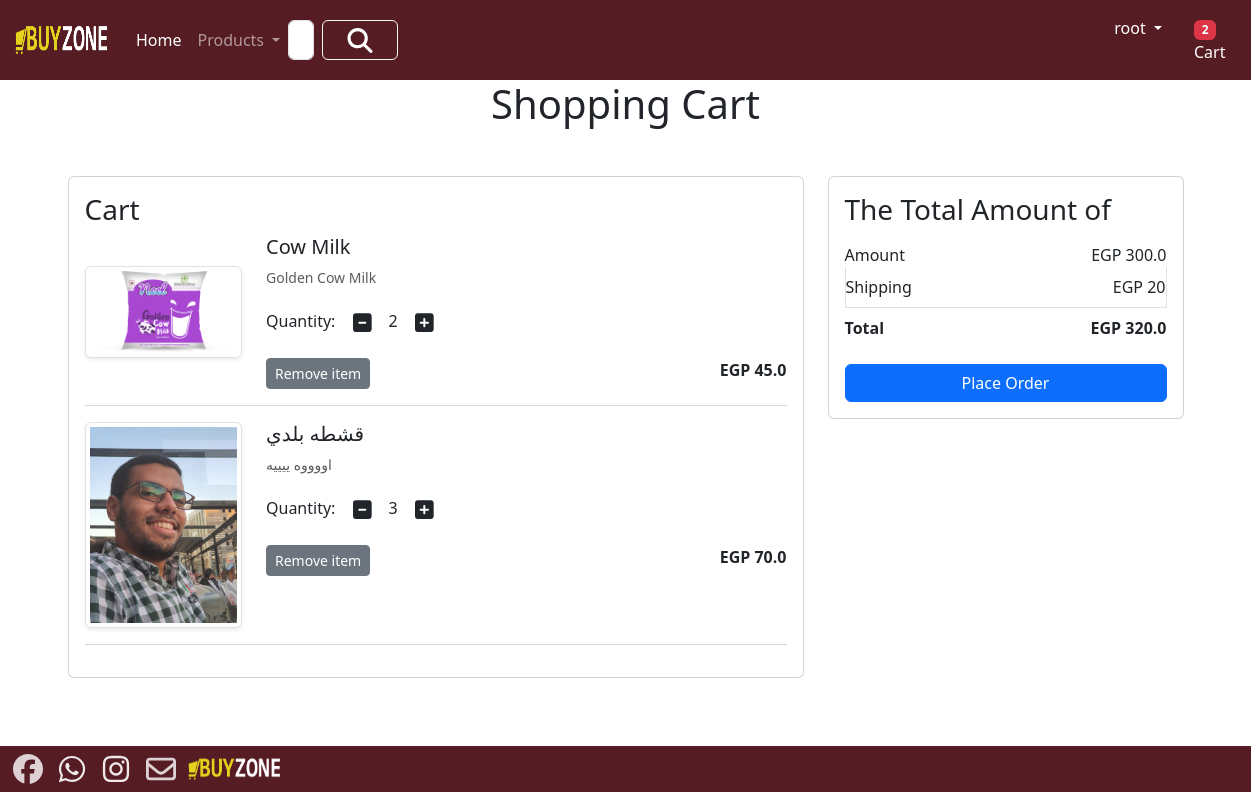
/cart/ (signed in), run on an earlier commit of the app's database.
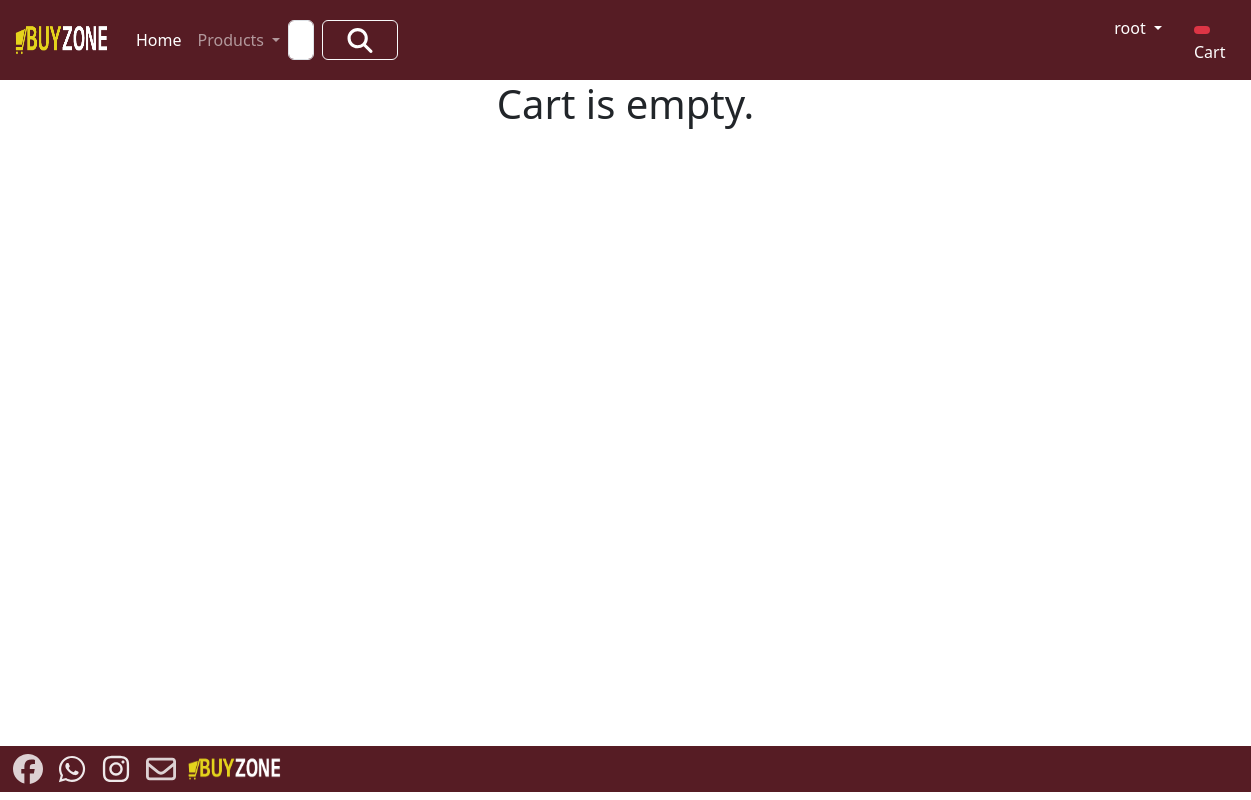
And on a later commit of the database.
### app/models.py (models this page shows, shortened)
class Cart(models.Model):
     user = models.ForeignKey(User,on_delete=models.CASCADE)
     product = models.ForeignKey(Product, on_delete=models.CASCADE)
     quantity = models.PositiveIntegerField(default=1)

class Product(models.Model):
     title=models.CharField(max_length=100)
     selling_price=models.FloatField()
     discounted_price=models.FloatField()
     description=models.TextField()
     composition=models.TextField(default='')
     prodapp=models.TextField(default='')
     category=models.CharField(choices=CATEGORY_CHOICES,max_length=3)
     product_image=models.ImageField(upload_to='product')
     Quantity = models.IntegerField(default=1)

### app/views.py (the view)
def show_cart(request):
    user = request.user
    cart = Cart.objects.filter(user=user)
    amount = 0
    for p in cart:
        value = p.quantity * p.product.discounted_price
        amount = amount + value
    totalamount = amount + 20
    totalitem = 0
    wishitem = 0
    if request.user.is_authenticated:
        totalitem = len(Cart.objects.filter(user=request.user))
        wishitem = len(Wishlist.objects.filter(user=request.user))
    return render(request, 'app/addtocart.html', locals())

### app/templates/app/addtocart.html (shortened to what this page needs)
{% extends 'app/base.html' %}
{% load static %}
{% block main-content %}
<div class="container my-S">
    <div class="row">
        {% if cart %}
        <h1 class="text-center mb-5">Shopping Cart</h1>
        <div class="col-sm-8">
            <div class="card">
                <div class="card-body">
                    <h3>Cart</h3>
                    {% for item in cart %}
                    <div class="row">
                        <div class="col-sm-3 text-center align-self-center">
                            <img src="{{item.product.product_image.url}}" alt="" srcset="" class="img-fluid img-thumbnail shadow-sm" height="150">
                        </div>
                        <div class="col-sm-9">
                            <div>
                                <h5>{{item.product.title}}</h5>
                                <p class="mb-2 text-muted small">{{item.product.description}}</p>
                                <div class="my-3">
                                    <label for="quantity">Quantity:</label>
                                    <a class="minus-cart btn" pid={{item.product.id}}><i class="fas fa-minus-square fa-lg"></i></a>
                                    <span id="quantity">{{item.quantity}}</span>
                                    <a class="plus-cart btn" pid={{item.product.id}}><i class="fas fa-plus-square fa-lg"></i></a>
                                </div>
                                <div class="d-flex justify-content-between">
                                    <a class="remove-cart btn btn-sm btn-secondary mr-3" pid={{item.product.id}}>Remove item</a>
                                    <p class="mb-0"><span><strong>EGP {{item.product.discounted_price}}</strong></span></p>
                                </div>
                            </div>
                        </div>
                    </div>
                    <hr class="text-muted">
                    {% endfor %}
                </div>
            </div>
        </div>
        <div class="col-sm-4">
            <div class="card">
                <div class="card-body">
                    <h3>The Total Amount of</h3>
                    <ul class="list-group">
                        <li class="list-group-item d-flex justify-content-between align-items-center border-0 px-0 pb-0">Amount<span id="amount">EGP {{amount}}</span></li>
                        <li class="list-group-item d-flex justify-content-between align-items-center px-0">Shipping<span id="amount">EGP 20</span></li>
                        <li class="list-group-item d-flex justify-content-between align-items-center border-0 px-0 mb-3">
                            <div>
                                <strong>
                                    Total
                                </strong>
                            </div>
                            <span id="totalamount"><strong>EGP {{totalamount}}</strong></span>
                        </li>
                    </ul>
                    <div class="d-grid"> <a href="{% url 'checkout' %}" class="btn btn-primary">Place Order</a></div>
                </div>
            </div>
        </div>
        {% else %}
        <h1 class="text-center mb-5">Cart is empty.</h1>
        {% endif %}
    </div>
</div>
{% endblock main-content %}

### app/templates/app/base.html (shortened to what this page needs)
<!DOCTYPE html>
{% load static %}
<html lang="en">
<head>
    <link href="https://cdn.jsdelivr.net/npm/bootstrap@5.3.3/dist/css/bootstrap.min.css" rel="stylesheet">
    <link rel = "stylesheet" href = "{% static 'app/css/owl.carousel.min.css' %}"/>
    <link rel = "stylesheet" href = "{% static 'app/css/style.css' %}"/>
    <link rel = "stylesheet" href = "{% static 'app/css/all.min.css' %}"/>
</head>
<body style="min-height:89vh;position: relative;">
    <nav class="navbar navbar-expand-lg navbar-dark " style ="background-color : #561c24;">
      <div class="container-fluid">
        <a class="navbar-brand" href="/">
            <img src = "{% static "app/images/product/BuyZoneLast.png" %}" width = "100" height = "40" >
        </a>
        <div class="collapse navbar-collapse" id="navbarSupportedContent">
          <ul class="navbar-nav me-auto mb-2 mb-lg-0">
            {% if request.user.is_authenticated %}
            <li class="nav-item">
              <a class="nav-link active" aria-current="page" href="/">Home</a>
            </li>
            <li class="nav-item dropdown">
              <a class="nav-link dropdown-toggle" href="#" role="button" data-bs-toggle="dropdown" aria-expanded="false">
                Products
              </a>
            </li>
          </ul>
          <form class="d-flex" role="search" action="/search" style="margin-right :700px  " >
            <input class="form-control me-2" type="search" placeholder="Search" name = "search" aria-label="Search">
            <button class="btn btn-outline-light" type="submit" style ="--bs-btn-hover-bg: #7d1624;">
              <img src = "{% static "app/images/product/magnifying-glass-solid.svg" %}" width = "50" height = "25" >
            </button>
          </form>
        </div>
        <ul class="navbar-nav me-auto mb-2 mb-lg-0">
            <li class="nav-item dropdown mx-2">
            {% if request.user.is_authenticated %}
              {% if request.user.first_name %}
                  <a class="nav-link dropdown-toggle text-white" href="#" id="profileDropdown" data-bs-toggle="dropdown" aria-expanded="false">
                      {{ request.user.first_name }}
                  </a>
              {% else %}
                  <a class="nav-link dropdown-toggle text-white" href="#" id="profileDropdown" data-bs-toggle="dropdown" aria-expanded="false">
                      {{ request.user.username }}
                  </a>
              {% endif %}
              {% endif %}
            </li>
            <li class="nav-item mx-2">
              <a class="nav-link text-white" href="{% url 'showcart'%}">
                <span class="badge bg-danger">
                    {% if totalitem > 0 %}
                        <span class="text-white">{{ totalitem }}</span>
                    {% endif %}
                </span>
                Cart
            </a>
            </li>
            {% endif %}
        </ul>
  </div>
</nav>
{% block main-content %}{% endblock main-content %}
    <Footer class="container-fluid  text- p-2 mt-5" style="position: absolute; bottom: -80px ; diplay :flex; justify-content: space-between; background-color : #561c24;" >
      <a href="https://www.facebook.com/?locale=ar_AR"  target="_blank" >
        <img src = "{% static "app/images/product/facebook.svg" %}"  width = "40" height = "30"    style= "opacity: 0.8;" >
      </a>
      <a href="https://api.whatsapp.com/send?phone=201096396432" target="_blank" >
        <img src = "{% static "app/images/product/whatsapp.svg" %}"  width = "40" height = "30" style= "opacity: 0.9;">
      </a>
      <a href="#" target="_blank" >
        <img src = "{% static "app/images/product/instagram.svg" %}"  width = "40" height = "30" style= "opacity: 0.9;">
      </a >
      <a href="#" target="_blank" >
        <img src = "{% static "app/images/product/envelope-regular.svg" %}" width = "40" height = "30" style= "opacity: 0.8;">
      </a>
      <img src = "{% static "app/images/product/BuyZoneLast.png" %}" width = "100" height = "30" >
    </Footer>
</body>
</html>

What changed in the data, as far as the page shows it:
removed Cart: product.product_image (picture), product "Cow Milk", product.description "Golden Cow Milk", quantity "2", product.discounted_price "45.0"
removed Cart: product.product_image (picture), product "قشطه بلدي", product.description "اووووه ييييه", quantity "3", product.discounted_price "70.0"
Also different on the page:
{{ totalitem }}: "2" → (not shown)
{{ amount }}: "300.0" → (not shown)
{{ totalamount }}: "320.0" → (not shown)
text no longer shown: "Shopping Cart Cart The Total Amount of Amount EGP Shipping EGP 20 Total EGP Place Order"
text now shown: "Cart is empty."
